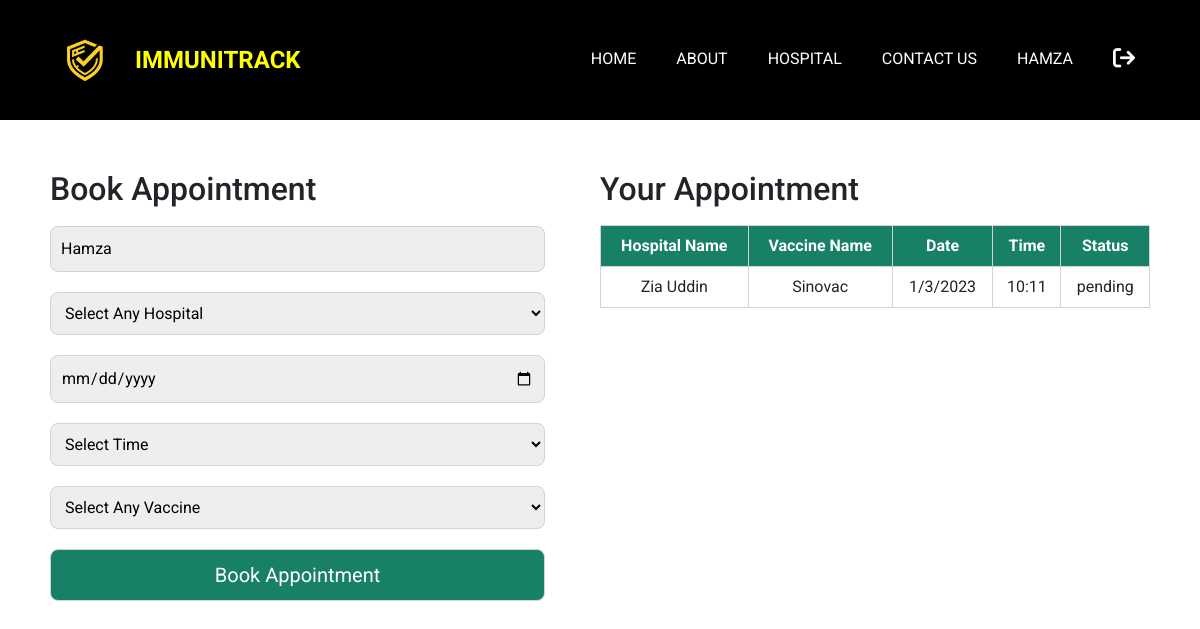
The app's page /Website/appointment.php (signed in) with its own data.
### tables this page shows
CREATE TABLE `tbl_patient` (
  `id` int(11) NOT NULL,
  `name` varchar(50) NOT NULL,
  `contact` varchar(15) NOT NULL,
  `email` varchar(50) NOT NULL,
  `password` varchar(50) NOT NULL,
  `cid` int(11) NOT NULL,
  `address` varchar(150) NOT NULL,
  `gender` varchar(15) NOT NULL,
  `image` varchar(100) NOT NULL,
  `status` varchar(50) NOT NULL DEFAULT 'activate'
);

CREATE TABLE `tbl_appointment` (
  `id` int(11) NOT NULL,
  `p_id` int(11) NOT NULL,
  `h_id` int(11) NOT NULL,
  `date` varchar(20) NOT NULL,
  `time` varchar(20) NOT NULL,
  `v_id` int(11) NOT NULL,
  `status` varchar(50) NOT NULL DEFAULT 'pending'
);

CREATE TABLE `tbl_hospital` (
  `id` int(11) NOT NULL,
  `name` varchar(50) NOT NULL,
  `contact` varchar(15) NOT NULL,
  `cid` int(11) NOT NULL,
  `email` varchar(50) NOT NULL,
  `password` varchar(50) NOT NULL,
  `image` varchar(100) NOT NULL,
  `address` varchar(150) NOT NULL,
  `status` varchar(20) NOT NULL DEFAULT 'deactivate'
);

CREATE TABLE `tbl_vaccine` (
  `id` int(11) NOT NULL,
  `name` varchar(50) NOT NULL,
  `status` varchar(50) NOT NULL DEFAULT 'available'
);

### Website/appointment.php (the view, shortened to what this page needs)
<?php
  include("../Admin/connection.php");
  $query = "SELECT * FROM tbl_patient WHERE id=$_SESSION[patient_session]";
  $result = mysqli_query($connection,$query);
  $patient = mysqli_fetch_assoc($result);
?>
<!DOCTYPE html>
<html lang="en">
<head>
  <link rel="stylesheet" type="text/css" href="css/bootstrap.css" />
  <link rel="stylesheet" type="text/css" href="https://cdnjs.cloudflare.com/ajax/libs/OwlCarousel2/2.3.4/assets/owl.carousel.min.css" />
  <link href="css/font-awesome.min.css" rel="stylesheet" />
  <link href="css/style.css" rel="stylesheet" />
  <link href="css/responsive.css" rel="stylesheet" />
</head>
<body>
    <?php
        include("header.php");
    ?>
    <div class="mainContent">
      <div class="leftSide">
        <h2>Book Appointment</h2>
        <form method="post">
            <input type="text" readonly value="<?php echo $patient['name'];?>">
            <select name="hid">
                <option hidden>Select Any Hospital</option>
            </select>
            <input type="date" name="date">
            <select name="time">
                <option hidden>Select Time</option>
            </select>
            <select name="vid">
                <option hidden>Select Any Vaccine</option>
            </select>
            <input type="submit" value="Book Appointment" name="btnbook">
        </form>
      </div>
      <div class="rightSide">
      <h2>Your Appointment</h2>
       <table>
        <thead>
            <tr>
                <th>Hospital Name</th>
                <th>Vaccine Name</th>
                <th>Date</th>
                <th>Time</th>
                <th>Status</th>
            </tr>
        </thead>
        <tbody>
            <?php
                $query = "SELECT tbl_hospital.name as 'hname', tbl_vaccine.name as 'vname', tbl_appointment.* FROM tbl_appointment INNER JOIN tbl_hospital ON tbl_appointment.h_id = tbl_hospital.id INNER JOIN tbl_vaccine ON tbl_appointment.v_id = tbl_vaccine.id INNER JOIN tbl_patient ON tbl_appointment.p_id = tbl_patient.id WHERE tbl_patient.id=$_SESSION[patient_session]";
                $result = mysqli_query($connection,$query);
                foreach($result as $row)
                {
                    echo
                    "<tr>
                        <td>$row[hname]</td>
                        <td>$row[vname]</td>
                        <td>$row[date]</td>
                        <td>$row[time]</td>
                        <td>$row[status]</td>
                    </tr>";
                }
            ?>
        </tbody>
       </table>
      </div>
    </div>
</body>
</html>

### Website/css/style.css (style rules this page uses)
body { font-family: 'Nunito', sans-serif; color: #000000; background-color: #fefefe; overflow-x: hidden; }

### Website/appointment.php (style rules this page uses)
.mainContent { display: flex; justify-content: space-between; padding: 50px; }
.mainContent .leftSide { width: 45%; }
.mainContent .leftSide input, .mainContent .leftSide select { width: 100%; padding: 10px; border: 1px solid lightgray; outline: none; background-color: #eee; border-radius: 8px; margin: 10px 0px; }
.mainContent .leftSide input[type="submit"] { background-color: #178066; color: #fff; font-size: 20px; }
.mainContent .rightSide { width: 50%; }
.mainContent .rightSide table { width: 100%; margin-top: 17px; text-align: center; }
.mainContent .rightSide table,tr,th,td { border: 1px solid lightgray; padding: 8px; }
.mainContent .rightSide table thead { background-color: #178066; color: #fff; }

### Website/header.php (style rules this page uses)
body { font-family: 'Roboto', sans-serif; margin: 0; padding: 0; }

### records on screen
tbl_patient: name "Hamza"
tbl_appointment: tbl_hospital.name "Zia Uddin", tbl_vaccine.name "Sinovac", date "1/3/2023", time "10:11", status "pending"

### other values on screen
$_SESSION['patient_name'] "HAMZA"
